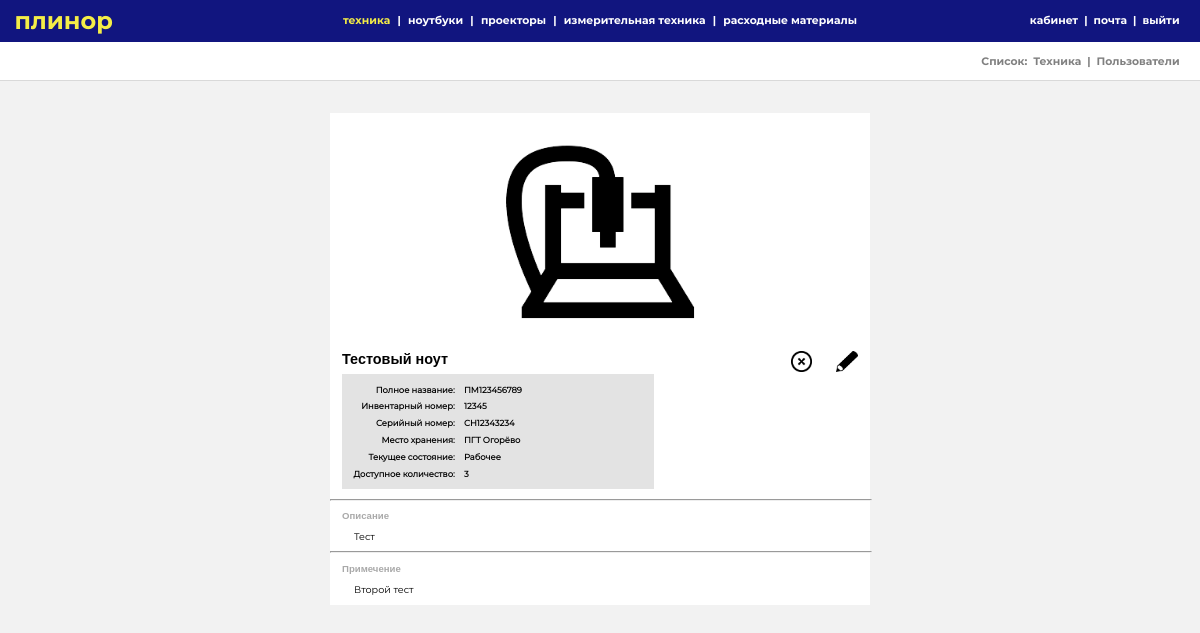
The page /article/index/5 (signed in) on the database its author committed.
### tables this page shows
CREATE TABLE `technic` (
  `id` int(11) NOT NULL,
  `inv_id` text NOT NULL,
  `model_full` text NOT NULL,
  `model_short` text NOT NULL,
  `serial_id` text NOT NULL,
  `model_opt` text,
  `model_cond` text,
  `stg_name` text NOT NULL,
  `model_work` int(11) NOT NULL,
  `model_reserve` int(11) NOT NULL,
  `amount` int(11) NOT NULL DEFAULT '1',
  `photo_gall` text,
  `typ` int(11) NOT NULL
);

### bizz/view/view_form.php (called while the page is built)
<?php
include "bizz/view/view_hat.php";
include "bizz/view/view_menu.php";
include "bizz/view/$content_view";

### bizz/core/view.php (called while the page is built)
<?php
class View
{
    function generate($content_view, $template_view, $data = null)
    {
        include 'bizz/view/'.$template_view;
    }
}

### bizz/controler/controller_article.php (called while the page is built, shortened)
<?php
class Controller_Article extends Controller
{
    var $model_main = NULL;
    public function __construct($way)
    {
        $this->model_main = new Model_main();
    }
    function action_index()
    {
        $data = $this->model_main->model_load(0,$this->way[START_POSITION + 2]);
        $this->view->generate('view_technic.php', 'view_form.php', $data);
    }
}

### bizz/bootstrap.php (called while the page is built, shortened)
<?php
require_once 'core/model.php';
require_once 'core/view.php';
Route::start($routes);

### index.php (called while the page is built, shortened)
<?php
$routes = explode('/', $_SERVER['SERVER_NAME'].$_SERVER['REQUEST_URI']);
require_once 'bizz/bootstrap.php';

### bizz/core/model.php (called while the page is built, shortened)
<?php
class Model
{
    function __construct()
    {
        $this->db = new MySQL("localhost", "root","root","plinor");
    }
}

### bizz/model/model_main.php (called while the page is built, shortened)
<?php
class Model_main extends Model
{
    public function model_load($tag,$where)
    {
        $cond='';
        if ($where != 0)
            $cond = "WHERE id=" . $where;
        $result[0] = $this->db->query("SELECT * FROM technic $cond");
        return $result;
    }
}

### bizz/core/MySQL.php (called while the page is built)
<?php
class MySQL extends mysqli
{
    public static $request=array();
    public  function query($req,$resultmode = MYSQLI_STORE_RESULT){
        array_unshift(self::$request,$req);
        return parent::query($req);
    }
}

### bizz/view/view_technic.php (the view, shortened to what this page needs)
<?php foreach ($data[0] as $value):?>
<article class="article">
    <div class="artic_visual">
        <img src="
                            <?php
        switch($value['typ']){
            case 3: echo URL_BASE."/pic/orig/machine.png";break;
        }
        ?>">
    </div>
    <div class="artic_top">
    <h1> <?php echo $value['model_short'];?></h1>
        <div>
            <?php if(isset($_SESSION['RULES'])&&($_SESSION['RULES']>=3)):?>
        <a href="<?php echo URL_BASE;?>/article/change/<?php echo $value['id'];?>">
            <img src="<?php echo URL_BASE;?>/pic/orig/pencil.png">
        </a>
            <?php endif;?>
         <?php if(isset($_SESSION['RULES'])&&($_SESSION['RULES']>=4)):?>
            <a href="<?php echo URL_BASE;?>/article/delete/<?php echo $value['id'];?>">
                <img src="<?php echo URL_BASE;?>/pic/orig/cancel.png">
            </a>
            <?php endif;?>
        </div>
    </div>
    <div class="artic_atten">
        <table>
            <tr>
                <td>Полное название:</td>
                <td><?php echo $value['model_full'];?></td>
            </tr>
            <tr>
                <td>Инвентарный номер:</td>
                <td><?php echo $value['inv_id'];?></td>
            </tr>
            <tr>
                <td>Серийный номер:</td>
                <td><?php echo $value['serial_id'];?></td>
            </tr>
            <tr>
                <td>Место хранения:</td>
                <td><?php echo $value['stg_name'];?></td>
            </tr>
            <tr>
                <td>Текущее состояние:</td>
                <td><?php if($value['model_work']): echo "Архивное"; else: echo "Рабочее"; endif;?></td>
            </tr>
            <tr>
                <td>Доступное количество:</td>
                <td><?php echo $value['amount'];?></td>
            </tr>
        </table>
    </div>
    <hr>
     <h2>Описание</h2>
    <p>
    <?php echo $value['model_opt'];?>
    </p>
    <hr>
    <h2>Примечение</h2>
    <p>
    <?php echo $value['model_cond'];?>
    </p>
</article>
<?php endforeach;?>

### css/landing.css (style rules this page uses)
html { height: 100%; margin: 0; padding: 0; }
article { margin: 0 auto; margin-top: 4vh; position: relative; width: 65vw; padding: 0.5vw 1vw; display: flex; flex-direction: column; font-family: Monc; height: 100%; }
article div { margin: 0.5vw 0vw 0 0; }
a { text-decoration: none; color: black; }

### css/menu.css (style rules this page uses)
body { font-family: PF Regal, PF Regal Text Pro, Georgia, serif; margin: 0 0; background: rgb(242, 242, 242); overflow-x: hidden; }

### css/article.css (style rules this page uses)
.article { display: flex; width: 45vw; font-size: 0.8vw; text-align: justify; position: relative; background: white; padding: 0 0 0.5vw 0; }
.artic_visual { text-align: center; }
.artic_visual img { width: 40%; }
.article hr { width: 100%; size: 1.5vw; color: rgb(17, 21, 127); }
.article p, h1 { margin: 0.4vw 1vw; }
.article p { text-indent: 1vw; }
.article h1 { font-size: 1.2vw; font-family: Proxima Nova, Arial, Helvetica Neue, sans-serif; }
.article h2 { margin: 0.4vw 1vw; font-size: 0.8vw; font-weight: bold; font-family: Proxima Nova, Arial, Helvetica Neue, sans-serif; color: darkgray; }
.artic_top { display: flex; flex-direction: row; height: 1.8vw; align-items: center; justify-content: space-between; position: relative; }
.artic_top div { height: inherit; }
.artic_top a { width: 2vw; height: 100%; position: relative; }
.artic_top a img { padding: 0 1vw; height: 100%; width: auto; float: right; border-bottom: 0; }
.artic_atten { margin: 0.4vw 1vw; background: rgba(180, 178, 178, 0.37); padding: 0.5vw 0.5vw; font-size: 0.7vw; max-width: 25vw; font-weight: bold; }
.artic_atten td { padding: 0.2vw 0.3vw; }
.artic_atten td:nth-child(2n+1) { text-align: right; }
.artic_atten td:nth-child(2n) { text-align: left; }
.article p { width: 43vw; position: relative; padding: 0; }

### rows shown on the page
technic: model_short "Тестовый ноут", model_full "ПМ123456789", inv "12345", serial "СН12343234", stg_name "ПГТ Огорёво", model_work "Рабочее", amount "3", model_opt "Тест", model_cond "Второй тест"
